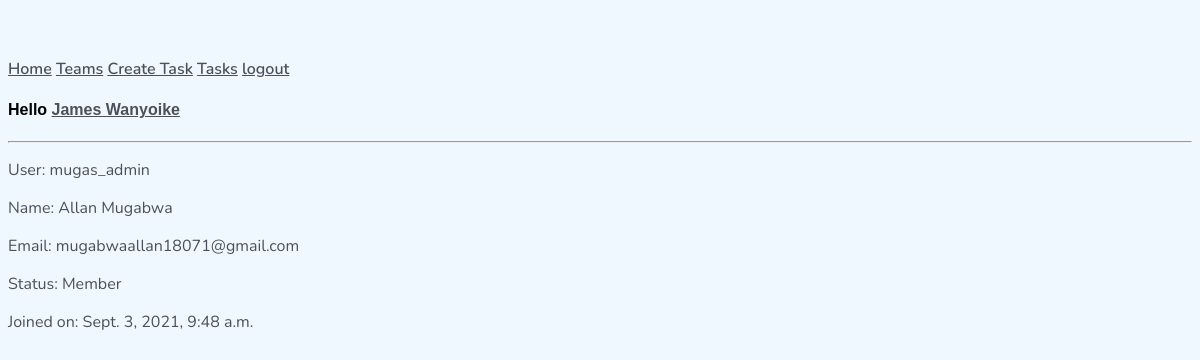
Screenshot of /user-detail/1/ (signed in) with the database file from the repository.
### users/models.py (models this page shows, shortened)
class NewUser(AbstractBaseUser, PermissionsMixin):
    full_name = models.CharField(max_length=150)
    email = models.EmailField(blank=True)
    username = models.CharField(max_length=150,unique=True)
    password = models.CharField(max_length=250)
    postal_code = models.CharField(max_length=50, blank=True)
    description = models.TextField(blank=True)
    start_date = models.DateTimeField(default=timezone.now)
    is_staff = models.BooleanField(default=False)
    is_active = models.BooleanField(default=True)
    is_lead = models.BooleanField(default=False)
    team = models.ForeignKey(Team, on_delete=models.CASCADE, null=True,blank=True)
    objects = CustomAccountManager()
    USERNAME_FIELD = 'username'
    REQUIRED_FIELDS = ['full_name','email']

### users/views.py (the view)
# urls.py: path('user-detail/<int:pk>/', DetailedUser.as_view(), name='user-detail'),
class DetailedUser(LoginRequiredMixin ,DetailView):
    model = NewUser
    context_object_name = 'current_users'
    template_name = 'users/user_details.html'

### users/templates/users/user_details.html (shortened to what this page needs)
{% extends 'users/base.html' %}
{% block content %}
<div>
    <p>User: {{current_users.username}}</p>
    <p>Name: {{current_users.full_name}}</p>
    <p>Email: {{current_users.email}}</p>
    <p>Status: {% if current_users.is_lead %}
        Lead
       {% else %}
        Member
       {% endif %}</p>
    <p>Joined on: {{current_users.start_date}}</p>
</div>
{% endblock content %}

### users/templates/users/base.html (shortened to what this page needs)
{% load static %}
<!DOCTYPE html>
<html lang="en">
    <head>
        <link rel="stylesheet" type="text/css" href="{% static 'users/main.css' %}">
    </head>
    <body>
        <div class="container">
            {% if request.user.is_authenticated %}
                <a href="{% url 'all-users'%}">Home</a>
                <a href="{% url 'list-teams' %}">Teams</a>
                {% if request.user.is_staff or request.user.is_lead%}
                <a href="{% url 'task-create' %}">Create Task</a>
                {% endif %}
                <a href="{% url 'task-list' %}">Tasks</a>
                <a href="{% url 'logout' %}">logout</a>
                <h4>Hello <a href="{% url 'user-detail' request.user.id %}">{{request.user.full_name}}</a></h4>
                <hr>
            {% endif %}
            {% block content %}
            {% endblock content %}
        </div>
    </body>
</html>

### users/static/users/main.css (style rules this page uses)
body { background-color: aliceblue; padding-top: 50px; font-family: 'Nunito', sans-serif; }
h1, h2, h3, h4, h5, h6 { font-family: 'Raleway', sans-serif; }
a, p { color: #4b5156; }
a { font-weight: 600; }

### rows the page displays
NewUser: user.full_name "James Wanyoike"
NewUser: username "mugas_admin", full_name "Allan Mugabwa", email "mugabwaallan18071@gmail.com", start_date "Sept. 3, 2021, 9:48 a.m."
